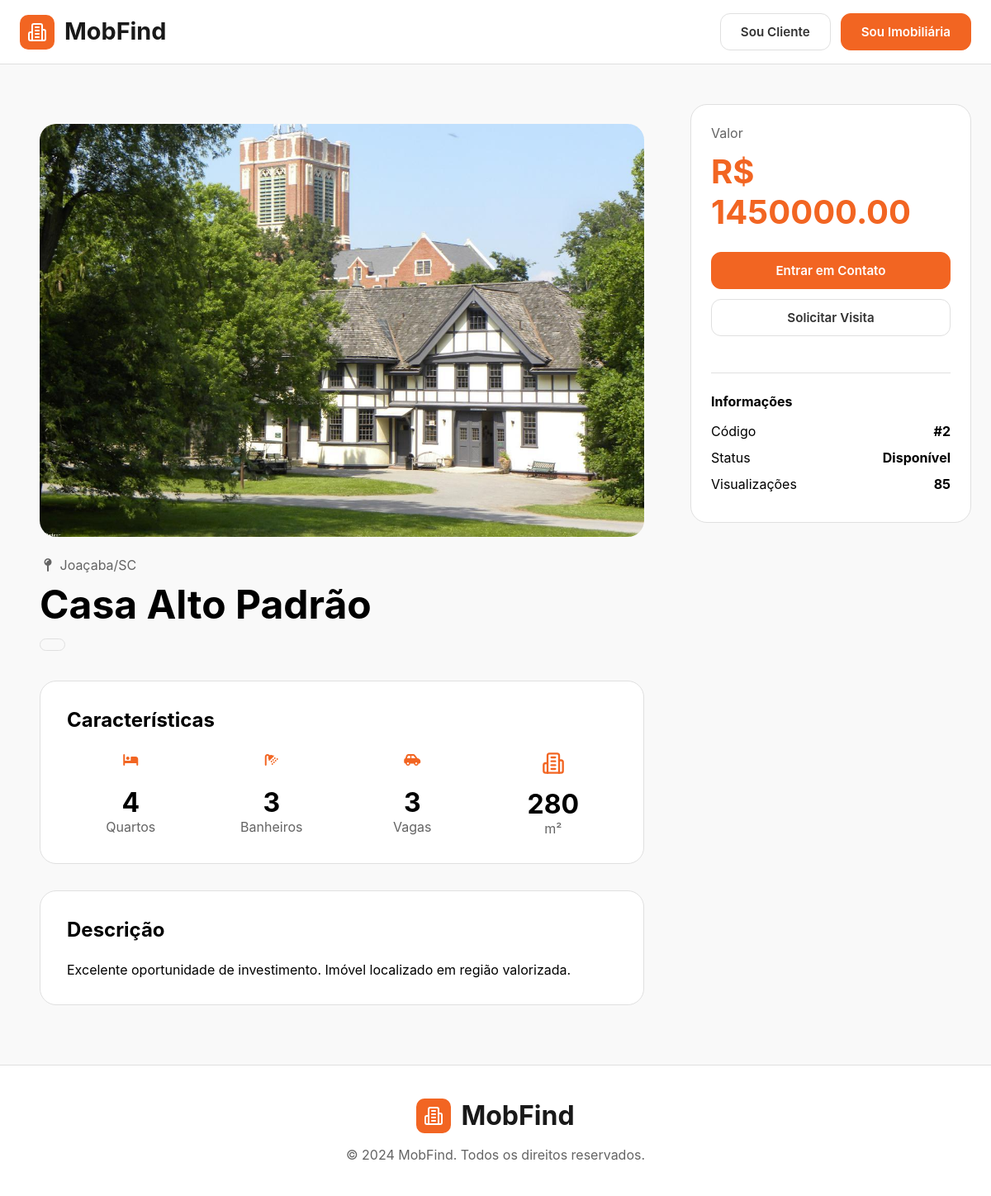
Page /property/2/ on the committed database.
### core/models.py (models this page shows, shortened)
class Property(models.Model):
    title = models.CharField(
        max_length=255
    )
    description = models.TextField()
    city = models.ForeignKey(
        City,
        on_delete=models.PROTECT,
        related_name='properties'
    )
    property_type = models.ForeignKey(
        PropertyType,
        on_delete=models.PROTECT,
        related_name='properties'
    )
    price = models.DecimalField(
        max_digits=12,
        decimal_places=2
    )
    area = models.PositiveIntegerField()
    bedrooms = models.PositiveSmallIntegerField(
        default=0
    )
    bathrooms = models.PositiveSmallIntegerField(
        default=0
    )
    garages = models.PositiveSmallIntegerField(
        default=0
    )
    image = models.ImageField(
        upload_to='properties/',
        blank=True,
        null=True,
    )
    is_featured = models.BooleanField(
        default=False
    )
    is_active = models.BooleanField(
        default=True
    )
    views = models.PositiveIntegerField(
        default=0
    )
    created_at = models.DateTimeField(
        auto_now_add=True
    )
    updated_at = models.DateTimeField(
        auto_now=True
    )
    class Meta:
        verbose_name_plural = 'Properties'

class City(models.Model):
    name = models.CharField(
        max_length=100
    )
    state = models.CharField(
        max_length=2
    )
    class Meta:
        verbose_name = 'city'
        verbose_name_plural = 'cities'
    def __str__(self):
        return f'{self.name}/{self.state}'

### core/views.py (the view, shortened to what this page needs)
def property_detail(request, id):
    property = get_object_or_404(
        Property,
        id=id
    )
    favorites_ids = []
    context = {
        'property': property,
        'favorites_ids': favorites_ids,
    }
    return render(
        request,
        'pages/property-detail.html',
        context,
    )

### core/templates/pages/property-detail.html (shortened to what this page needs)
{% include 'partials/head.html' %}
<body>
    {% include 'partials/header.html' %}
    <main class="property-page">
        <div class="property-container">
            <div class="property-content">
                <div class="property-image">
                    <img
                        src="{{ property.image.url }}"
                        alt="{{ property.title }}"
                    >
                </div>
                <div class="property-location">
                    <i class="fa-solid fa-map-pin"></i> {{ property.city }}
                </div>
                <h1 class="property-title">
                    {{ property.title }}
                </h1>
                <span class="property-type">
                </span>
                <section class="property-section">
                    <h2>Características</h2>
                    <div class="property-features">
                        <div class="feature-card">
                            <i class="fa-solid fa-bed"></i>
                            <strong>
                                {{ property.bedrooms }}
                            </strong>
                            <span>Quartos</span>
                        </div>
                        <div class="feature-card">
                            <i class="fa-solid fa-shower"></i>
                            <strong>
                                {{ property.bathrooms }}
                            </strong>
                            <span>Banheiros</span>
                        </div>
                        <div class="feature-card">
                            <i class="fa-solid fa-car-side"></i>
                            <strong>
                                {{ property.garages }}
                            </strong>
                            <span>Vagas</span>
                        </div>
                        <div class="feature-card">
                            <strong>
                                {{ property.area }}
                            </strong>
                            <span>m²</span>
                        </div>
                    </div>
                </section>
                <section class="property-section">
                    <h2>Descrição</h2>
                    <p>
                        {{ property.description }}
                    </p>
                </section>
            </div>
            <aside class="property-sidebar">
                <div class="price-card">
                    <span class="price-label">
                        Valor
                    </span>
                    <h3>
                        R$ {{ property.price }}
                    </h3>
                    <a
                        href="#"
                        class="btn btn-primary contact-btn"
                    >
                        Entrar em Contato
                    </a>
                    <a
                        href="#"
                        class="btn btn-outline visit-btn"
                    >
                        Solicitar Visita
                    </a>
                    <div class="property-info">
                        <h4>Informações</h4>
                        <div class="info-row">
                            <span>Código</span>
                            <strong>#{{ property.id }}</strong>
                        </div>
                        <div class="info-row">
                            <span>Status</span>
                            <strong>Disponível</strong>
                        </div>
                        <div class="info-row">
                            <span>Visualizações</span>
                            <strong>{{ property.views }}</strong>
                        </div>
                    </div>
                </div>
            </aside>
        </div>
    </main>
    {% include 'partials/footer.html' %}
</body>
</html>

### core/static/core/css/style.css (style rules this page uses)
* { padding: 0; margin: 0; box-sizing: border-box; font-family: var(--font-primary); }
a { text-decoration: none; color: var(--color-dark-text) }
:root { --color-primary: #F26522; --color-primary-lighter: #ee9972; --color-primary-darker: #b14b1b; --color-primary-hover: #fa9a6e; --color-primary-dark: #13141f; --color-primary-dark-hover: #212336; --color-primary-light: #d4ecfa; --color-primary-light-hover: #bdd8e7; --color-white: #fff; --color-black: #000; --color-dark-text: #444; --color-dark-text-hover: #666666; --color-info-light: #cce5ff; --color-debug-light: #cce5ff; --color-success-light: #d4edda; --color-alert-light: #fff3cd; --color-warning-light: #fff3cd; --color-error-light: #f8d7da; --color-info-dark: #4d86c4; --color-debug-dark: #4d86c4; --color-success-dark: #4a9c5d; --color-alert-dark: #927f40; --color-warning-dark: #927f40; --color-error-dark: #da525d; --color-gray-0: #f9f9f9; --color-gray-1: #e0e0e0; --color-gray-2: #c7c7c7; --color-gray-3: #aeaeae; --color-gray-4: #959595; --color-gray-5: #7d7d7d; --color-gray-6: #646464; --color-gray-7: #4b4b4b; --color-gray-8: #323232; --color-gray-9: #191919; --font-primary: 'Inter', -apple-system, BlinkMacSystemFont, 'Segoe UI', Roboto, Helvetica, Arial, sans-serif; --font-headings: 'Inter', -apple-system, BlinkMacSystemFont, 'Segoe UI', Roboto, Helvetica, Arial, sans-serif; --spacing-gutter-small: 1rem; --spacing-gutter-medium: 3rem; --spacing-gutter-large: 4rem; }
.btn { display: inline-flex; align-items: center; justify-content: center; padding: 0.75rem 1.5rem; border-radius: 12px; text-decoration: none; font-size: 0.95rem; font-weight: 600; transition: all 0.2s ease; }
.btn-outline { background-color: var(--color-white); color: var(--color-gray-8); border: 1px solid var(--color-gray-1); }
.btn-primary { background-color: var(--color-primary); color: var(--color-white); border: 1px solid var(--color-primary); }
.property-image { position: relative; }
.property-image img { width: 100%; height: 260px; object-fit: cover; display: block; }
.property-content { padding: 1.5rem; }
.property-page { padding: 3rem 1.5rem; background: var(--color-gray-0); }
.property-container { max-width: 1200px; margin: 0 auto; display: grid; grid-template-columns: 2fr 340px; gap: 2rem; }
.property-image img { width: 100%; height: 500px; object-fit: cover; border-radius: 20px; }
.property-location { margin-top: 1.5rem; color: var(--color-gray-6); }
.property-title { margin-top: .5rem; font-size: 3rem; font-weight: 700; }
.property-type { display: inline-block; margin-top: .75rem; padding: .4rem .9rem; background: var(--color-gray-0); border: 1px solid var(--color-gray-1); border-radius: 999px; font-size: .85rem; }
.property-section { margin-top: 2rem; background: var(--color-white); border: 1px solid var(--color-gray-1); border-radius: 20px; padding: 2rem; }
.property-section h2 { margin-bottom: 1.5rem; }
.property-features { display: grid; grid-template-columns: repeat(4, 1fr); gap: 1rem; }
.feature-card { text-align: center; }
.feature-card i, .feature-card svg { color: var(--color-primary); width: 28px; height: 28px; margin-bottom: .75rem; }
.feature-card strong { display: block; font-size: 2rem; font-weight: 700; }
.feature-card span { color: var(--color-gray-6); }
.property-sidebar { position: sticky; top: 100px; height: fit-content; }
.price-card { background: var(--color-white); border: 1px solid var(--color-gray-1); border-radius: 20px; padding: 1.5rem; }
.price-label { color: var(--color-gray-6); }
.price-card h3 { color: var(--color-primary); font-size: 2.5rem; margin: .75rem 0 1.5rem; }
.contact-btn, .visit-btn { width: 100%; margin-bottom: .75rem; }
.property-info { margin-top: 2rem; border-top: 1px solid var(--color-gray-1); padding-top: 1.5rem; }
.property-info h4 { margin-bottom: 1rem; }
.info-row { display: flex; justify-content: space-between; margin-bottom: .75rem; }

### rows in the picture
Property: image (picture), city "Joaçaba/SC", title "Casa Alto Padrão", bedrooms "4", bathrooms "3", garages "3", area "280", description "Excelente oportunidade de investimento. Imóvel localizado em região valorizada.", price "1450000.00", id "2", views "85"
